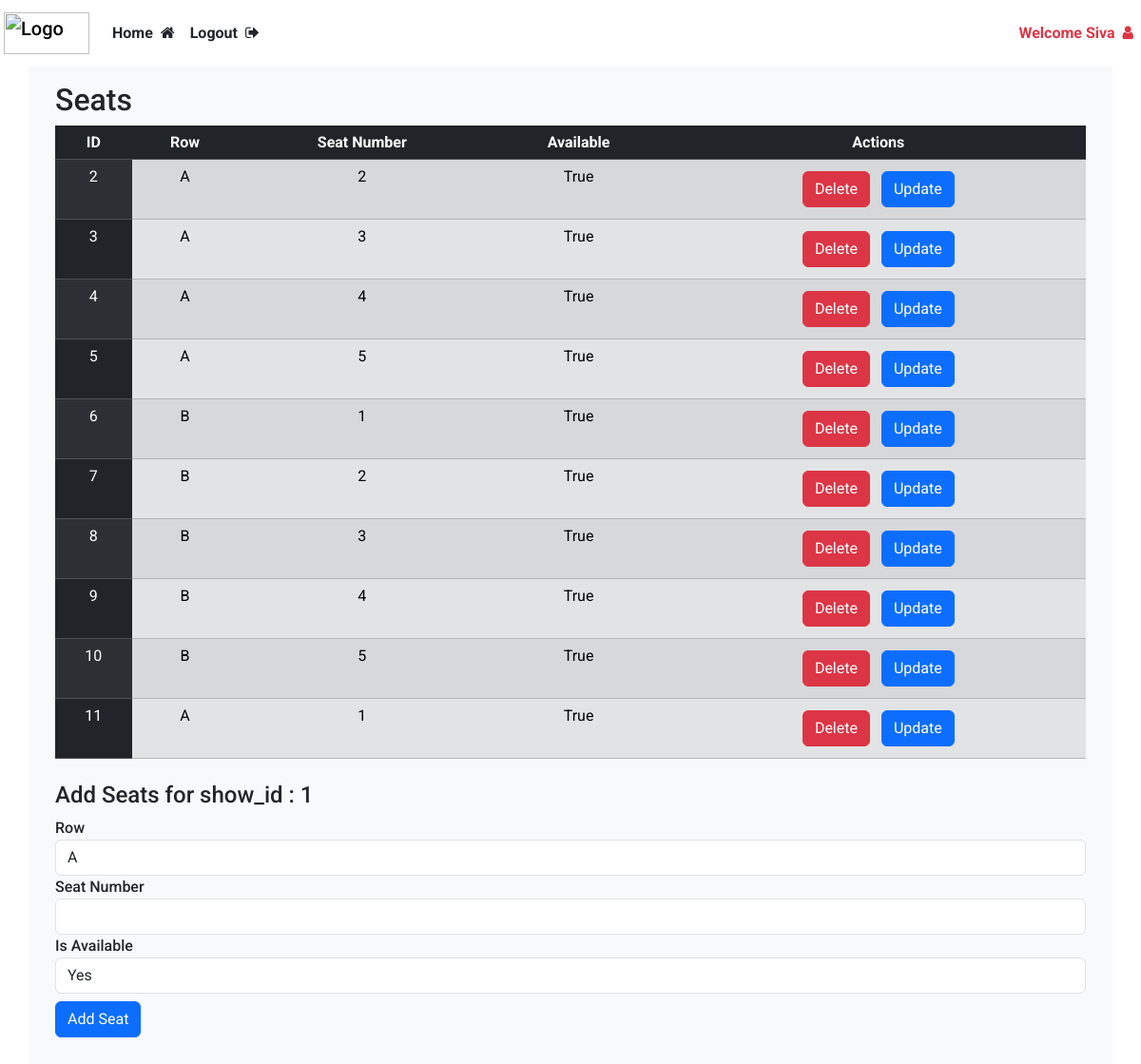
Page /seats?screening_id=1 (signed in) on the committed database.
### website/models.py (models this page shows)
class User(db.Model, UserMixin):
    id = db.Column(db.Integer , primary_key=True)
    email = db.Column(db.String(150), unique = True)
    password = db.Column(db.String(150))
    name = db.Column(db.String(150))
    phone = db.Column(db.String(15), nullable=True)
    is_admin = db.Column(db.Boolean, default=False)
    bookings = db.relationship('Booking', backref='user', lazy=True)

class Seat(db.Model):
    id = db.Column(db.Integer, primary_key=True)
    screening_id = db.Column(db.Integer, db.ForeignKey('screening.id'), nullable=False)
    row = db.Column(db.String(5), nullable=False)
    seat_number = db.Column(db.Integer, nullable=False)
    is_available = db.Column(db.Boolean, default=True)
    bookings = db.relationship('Booking', backref='seat', lazy=True)

### website/views.py (the view)
@views.route('/seats')
@login_required
def seats():
    screening_id = request.args.get('screening_id')
    seats = Seat.query.filter_by(screening_id = screening_id).all()
    return render_template("addseats.html", user= current_user, screening_id= screening_id, seats = seats)

### website/templates/addseats.html (shortened to what this page needs)
{% extends "base.html" %}
{% block content %}
<div class="p-3">
    <div class="mb-4">
        <h2> Seats</h2>
        <table class="table table-striped">
            <thead>
                <tr class="table-dark text-center">
                    <th scope="col">ID</th>
                    <th scope="col">Row</th>
                    <th scope="col">Seat Number</th>
                    <th scope="col">Available</th>
                    <th scope="col">Actions</th>
                </tr>
            </thead>
            <tbody>
                {% for seat in seats %}
                <tr class="table-secondary text-center">
                    <td class="table-dark">{{ seat.id }}</td>
                    <td>{{ seat.row }}</td>
                    <td>{{ seat.seat_number }}</td>
                    <td>{{ seat.is_available }}</td>
                    <td>
                        <button class="btn btn-danger m-1" onclick="deleteSeat({{seat.id}})">Delete</button>
                        <button class="btn btn-primary m-1"
                                    data-bs-toggle="modal"
                                    data-bs-target="#updateMovieModal"
                                    onclick='updateSeat(
                                        {{seat.id}},
                                        {{seat.seat_number}}
                                    )'>
                                    Update
                        </button>
                    </td>
                </tr>
                {% endfor %}
            </tbody>
        </table>
    </div>
    <h4>Add Seats for show_id : {{screening_id}}</h4>
    <form method="POST" action="{{url_for('views.add_seats')}}" enctype="multipart/form-data">
        <div class="form-group">
            <label for="row">Row</label>
            <select class="form-control" id="row" name="row">
                <option value="A">A</option>
            </select>
        </div>
        <div class="form-group">
            <label for="seat_number">Seat Number</label>
            <input type="number" class="form-control" id="seat_number" name="seat_number" required>
        </div>
        <div class="form-group">
            <label for="is_available">Is Available</label>
            <select class="form-control" id="is_available" name="is_available">
                <option value="true">Yes</option>
            </select>
        </div>
        <button type="submit" class="btn btn-primary mt-2">Add Seat</button>
    </form>
</div>
{% endblock %}

### website/templates/base.html (shortened to what this page needs)
<html>
    <head>
        <link rel="stylesheet" href="{{url_for('static', filename= 'bootstrap.min.css')}}">
        <link rel="stylesheet" href="{{ url_for('static', filename= 'index.css') }}">
        <link rel="stylesheet" href="https://cdnjs.cloudflare.com/ajax/libs/font-awesome/4.7.0/css/font-awesome.min.css">
    </head>
    <body>
        <nav class="navbar navbar-expand-lg">
            <a class="navbar-brand" href="/">
                <img src="https://getlogo.net/wp-content/uploads/2020/04/bookmyshow-logo-vector.png" alt="Logo" width="90" height="44" class="d-inline-block align-text-top ms-1">
              </a>
            <div class="collapse navbar-collapse" id="navbar">
                <div class="navbar-nav">
                    {% if user.is_authenticated %}
                        {% if user.is_admin %}
                        <a class="nav-item nav-link text-dark fw-bold" href="/admin/add">Home<i class="fa fa-home ms-2" aria-hidden="true"></i></a>
                        <a class="nav-item nav-link text-dark fw-bold" href="/logout">Logout<i class="fa fa-sign-out ms-2" aria-hidden="true"></i></a>
                        {% else %}
                        <a class="nav-item nav-link text-dark fw-bold" href="/">Home<i class="fa fa-home ms-2" aria-hidden="true"></i></a>
                        <a class="nav-item nav-link text-dark fw-bold" href="/logout">Logout<i class="fa fa-sign-out ms-2" aria-hidden="true"></i></a>
                        {% endif %}
                    {% else %}
                        <a class="nav-item nav-link text-danger fw-bold" href="/login">Login<i class="fa fa-sign-in ms-2" aria-hidden="true"></i></a>
                        <a class="nav-item nav-link text-danger fw-bold" href="/signUp">Sign Up<i class="fa fa-user-plus ms-2" aria-hidden="true"></i></a>
                    {% endif %}
                </div>
                <div class="navbar-nav ms-auto">
                    {% if user.is_authenticated %}
                        <a class="nav-item nav-link fw-bold text-danger" href="{{url_for('views.user_bookings')}}">
                            Welcome {{user.name}}<i class="fa fa-user ms-2" aria-hidden="true"></i>
                        </a>
                    {% endif %}
                </div>
            </div>
        </nav>
        <div class="container bg-light">
            {% block content %}
            {% endblock %}
        </div>
    </body>
</html>

### website/static/index.css (style rules this page uses)
body { font-family: "Roboto", sans-serif; font-weight: 500; font-style: normal; }

### rows in the picture
User: name "Siva"
Seat: id "2", row "A", seat_number "2", is_available "True"
Seat: id "3", row "A", seat_number "3", is_available "True"
Seat: id "4", row "A", seat_number "4", is_available "True"
Seat: id "5", row "A", seat_number "5", is_available "True"
Seat: id "6", row "B", seat_number "1", is_available "True"
Seat: id "7", row "B", seat_number "2", is_available "True"
Seat: id "8", row "B", seat_number "3", is_available "True"
Seat: id "9", row "B", seat_number "4", is_available "True"
Seat: id "10", row "B", seat_number "5", is_available "True"
Seat: id "11", row "A", seat_number "1", is_available "True"

### other values in the picture
{{ screening_id }} "1"
